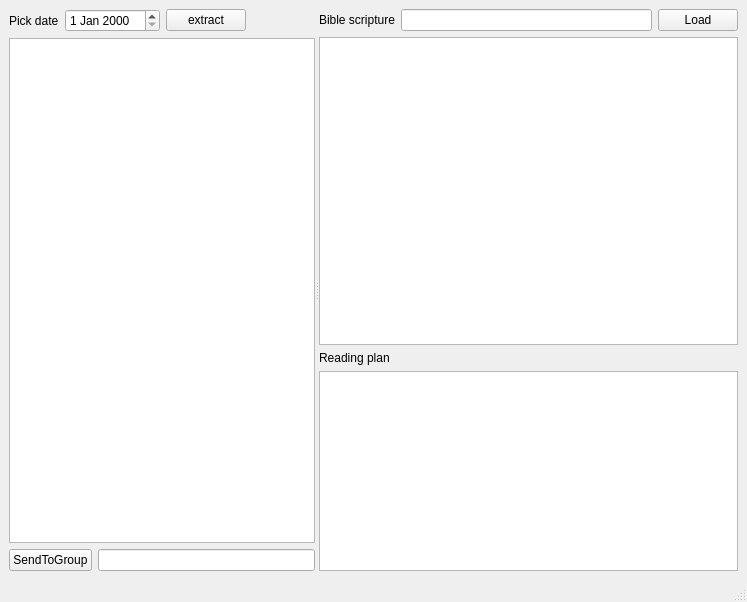
<?xml version="1.0" encoding="UTF-8"?>
<ui version="4.0">
 <class>MainWindow</class>
 <widget class="QMainWindow" name="MainWindow">
  <property name="geometry">
   <rect>
    <x>0</x>
    <y>0</y>
    <width>747</width>
    <height>602</height>
   </rect>
  </property>
  <property name="windowTitle">
   <string>MainWindow</string>
  </property>
  <widget class="QWidget" name="centralwidget">
   <layout class="QHBoxLayout" name="horizontalLayout_4">
    <item>
     <widget class="QSplitter" name="splitter">
      <property name="orientation">
       <enum>Qt::Horizontal</enum>
      </property>
      <widget class="QWidget" name="verticalLayoutWidget">
       <layout class="QVBoxLayout" name="verticalLayout">
        <property name="sizeConstraint">
         <enum>QLayout::SetMaximumSize</enum>
        </property>
        <item>
         <layout class="QHBoxLayout" name="horizontalLayout">
          <item>
           <widget class="QLabel" name="label">
            <property name="text">
             <string>Pick date</string>
            </property>
           </widget>
          </item>
          <item>
           <widget class="QDateEdit" name="dateEdit"/>
          </item>
          <item>
           <widget class="QPushButton" name="pushButton_extract">
            <property name="sizePolicy">
             <sizepolicy hsizetype="Fixed" vsizetype="Fixed">
              <horstretch>0</horstretch>
              <verstretch>0</verstretch>
             </sizepolicy>
            </property>
            <property name="text">
             <string>extract</string>
            </property>
           </widget>
          </item>
          <item>
           <spacer name="horizontalSpacer">
            <property name="orientation">
             <enum>Qt::Horizontal</enum>
            </property>
            <property name="sizeHint" stdset="0">
             <size>
              <width>40</width>
              <height>20</height>
             </size>
            </property>
           </spacer>
          </item>
         </layout>
        </item>
        <item>
         <widget class="QGraphicsView" name="graphicsView">
          <property name="sizePolicy">
           <sizepolicy hsizetype="Expanding" vsizetype="Expanding">
            <horstretch>0</horstretch>
            <verstretch>0</verstretch>
           </sizepolicy>
          </property>
          <property name="maximumSize">
           <size>
            <width>300000</width>
            <height>16777215</height>
           </size>
          </property>
         </widget>
        </item>
        <item>
         <layout class="QHBoxLayout" name="horizontalLayout_3">
          <item>
           <widget class="QPushButton" name="pushButton_send">
            <property name="sizePolicy">
             <sizepolicy hsizetype="Fixed" vsizetype="Fixed">
              <horstretch>0</horstretch>
              <verstretch>0</verstretch>
             </sizepolicy>
            </property>
            <property name="text">
             <string>SendToGroup</string>
            </property>
           </widget>
          </item>
          <item>
           <widget class="QLineEdit" name="lineEdit_group_names">
            <property name="sizePolicy">
             <sizepolicy hsizetype="Expanding" vsizetype="Fixed">
              <horstretch>0</horstretch>
              <verstretch>0</verstretch>
             </sizepolicy>
            </property>
            <property name="maximumSize">
             <size>
              <width>16777215</width>
              <height>16777215</height>
             </size>
            </property>
           </widget>
          </item>
         </layout>
        </item>
       </layout>
      </widget>
      <widget class="QWidget" name="verticalLayoutWidget_2">
       <layout class="QVBoxLayout" name="verticalLayout_2">
        <item>
         <layout class="QHBoxLayout" name="horizontalLayout_2">
          <item>
           <widget class="QLabel" name="label_2">
            <property name="text">
             <string>Bible scripture</string>
            </property>
           </widget>
          </item>
          <item>
           <widget class="QLineEdit" name="lineEdit_scripture"/>
          </item>
          <item>
           <widget class="QPushButton" name="pushButton_load">
            <property name="text">
             <string>Load</string>
            </property>
           </widget>
          </item>
         </layout>
        </item>
        <item>
         <widget class="QTextBrowser" name="textBrowser">
          <property name="sizePolicy">
           <sizepolicy hsizetype="Minimum" vsizetype="Expanding">
            <horstretch>0</horstretch>
            <verstretch>0</verstretch>
           </sizepolicy>
          </property>
          <property name="minimumSize">
           <size>
            <width>380</width>
            <height>0</height>
           </size>
          </property>
          <property name="font">
           <font>
            <family>STSong</family>
            <pointsize>15</pointsize>
           </font>
          </property>
         </widget>
        </item>
        <item>
         <widget class="QLabel" name="label_3">
          <property name="text">
           <string>Reading plan</string>
          </property>
         </widget>
        </item>
        <item>
         <widget class="QTextEdit" name="textEdit_plan">
          <property name="sizePolicy">
           <sizepolicy hsizetype="Expanding" vsizetype="Expanding">
            <horstretch>0</horstretch>
            <verstretch>0</verstretch>
           </sizepolicy>
          </property>
          <property name="maximumSize">
           <size>
            <width>16777215</width>
            <height>200</height>
           </size>
          </property>
         </widget>
        </item>
       </layout>
      </widget>
     </widget>
    </item>
   </layout>
  </widget>
  <widget class="QMenuBar" name="menubar">
   <property name="geometry">
    <rect>
     <x>0</x>
     <y>0</y>
     <width>747</width>
     <height>22</height>
    </rect>
   </property>
  </widget>
  <widget class="QStatusBar" name="statusbar"/>
 </widget>
 <resources/>
 <connections/>
</ui>
